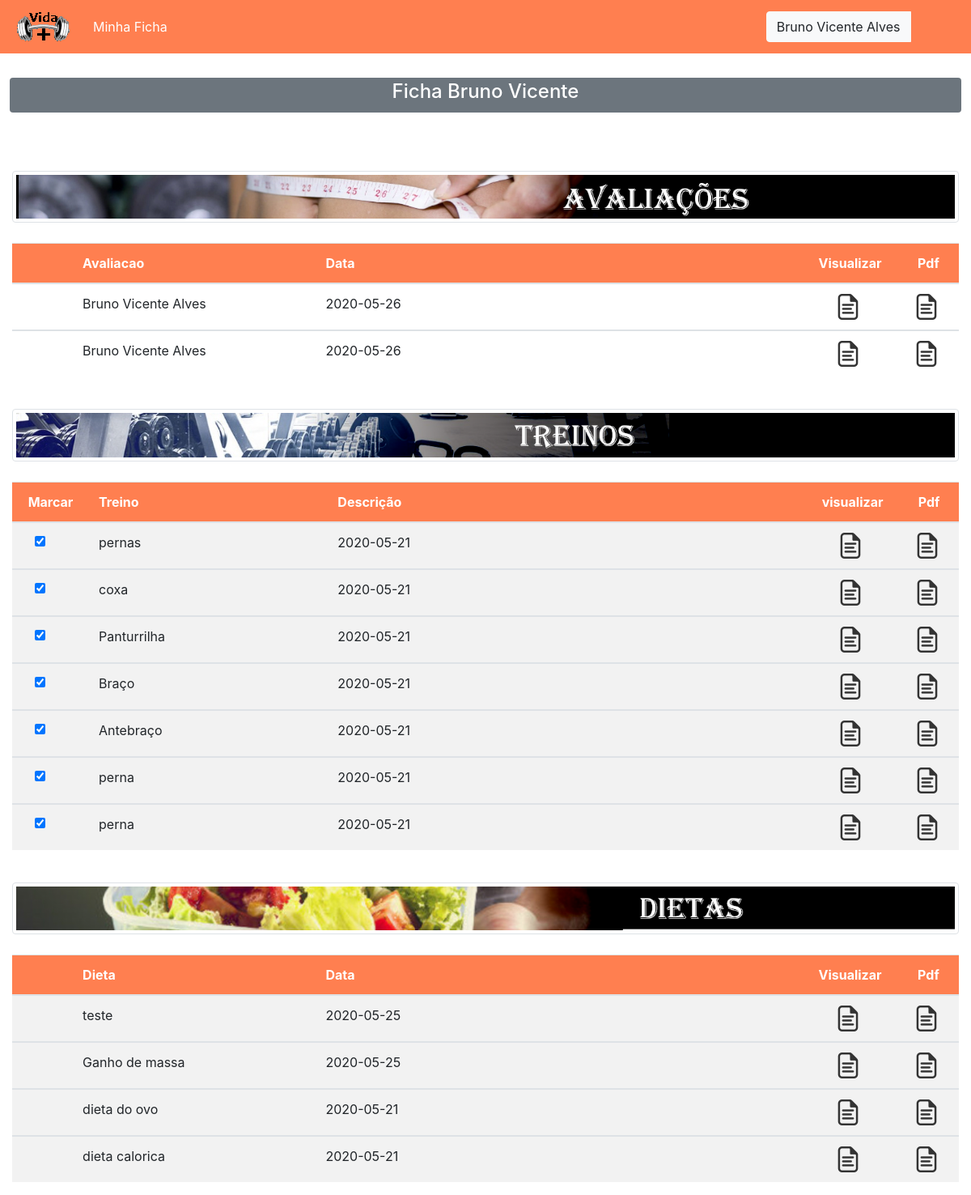
/App/view/MinhafichaAluno.php (signed in), run on the app's committed database.
### tables this page shows
CREATE TABLE `usuario` (
  `id_usuario` int(11) NOT NULL,
  `nome_usuario` varchar(100) DEFAULT NULL,
  `sobrenome_usuario` varchar(100) DEFAULT NULL,
  `email_usuario` varchar(45) DEFAULT NULL,
  `telefone` varchar(15) DEFAULT NULL,
  `senha_usuario` varchar(100) DEFAULT NULL,
  `endereco` varchar(100) DEFAULT NULL,
  `cep` varchar(10) DEFAULT NULL,
  `complemento` varchar(100) DEFAULT NULL,
  `cidade` varchar(100) DEFAULT NULL,
  `pais` varchar(100) DEFAULT NULL,
  `estado` varchar(10) DEFAULT NULL,
  `numero` int(11) DEFAULT NULL
);

CREATE TABLE `avaliacao` (
  `id_avaliacao` int(11) NOT NULL,
  `his_clinico` varchar(500) DEFAULT NULL,
  `peso` double DEFAULT NULL,
  `altura` double DEFAULT NULL,
  `imc` double DEFAULT NULL,
  `torax` double DEFAULT NULL,
  `cintura` double DEFAULT NULL,
  `abdomen` double DEFAULT NULL,
  `quadril` double DEFAULT NULL,
  `antebraco_esquerdo` double DEFAULT NULL,
  `antebraco_direito` double DEFAULT NULL,
  `braco_esquerdo` double DEFAULT NULL,
  `braco_direito` double DEFAULT NULL,
  `coxa_esquerdo` double DEFAULT NULL,
  `coxa_direito` double DEFAULT NULL,
  `panturrilha_esquerda` double DEFAULT NULL,
  `panturrilha_direita` double DEFAULT NULL,
  `data_avaliacao` date DEFAULT NULL,
  `id_ficha` int(11) DEFAULT NULL
);

CREATE TABLE `treino` (
  `id_treino` int(11) NOT NULL,
  `nome_treino` varchar(100) DEFAULT NULL,
  `descricao_treino` varchar(100) DEFAULT NULL,
  `data_criacao` date DEFAULT NULL,
  `id_ficha` int(11) DEFAULT NULL
);

CREATE TABLE `refeicao` (
  `id_refeicao` int(11) NOT NULL,
  `nome_refeicao` varchar(200) DEFAULT NULL,
  `descricao_refeicao` varchar(300) DEFAULT NULL,
  `data_criacao` date DEFAULT NULL,
  `id_ficha` int(11) DEFAULT NULL
);

### App/Modal/CrudUsuario.php (called while the page is built, shortened)
<?php
function buscarUsuarioId($id){
    $pdo=conexao();
    $stmt = $pdo->prepare("SELECT nome_usuario,sobrenome_usuario  FROM usuario  WHERE id_usuario=:id_usuario");
    $stmt->bindValue(":id_usuario",$id);
    $stmt->execute();
    $users = $stmt->fetchAll(PDO::FETCH_ASSOC);
    foreach( $users as $user){
        $nome_usuario=$user['nome_usuario'];
        $sobrenome_usuario=$user['sobrenome_usuario'];
    }
    if($users!= NULL){
        return array($nome_usuario,$sobrenome_usuario);
    }
}

### App/Controller/ControllerFichaUsuario.php (called while the page is built, shortened)
<?php
require_once '../Modal/CrudUsuario.php';
function dadosusuario(){
    if(isset($_SESSION['id_aluno_ficha'])){
        $id=$_SESSION['id_aluno_ficha'];
    }else{
        $id=$_SESSION['id_usuario'];
    }
 $resultado= buscarUsuarioId($id);
return $resultado;
}

### App/Modal/CrudAvaliacao.php (called while the page is built, shortened)
<?php
function buscarAvaliacaoUsuario($id_ficha){
    $pdo=conexao();
    $stmt = $pdo->prepare("SELECT * FROM avaliacao WHERE id_ficha=:id_ficha");
    $stmt->bindValue(":id_ficha",$id_ficha);
    $stmt->execute();
    $users = $stmt->fetchAll(PDO::FETCH_ASSOC);
    if($users!= NULL){
        return $users;
    }
}

### App/Controller/ControllerAvaliacao.php (called while the page is built, shortened)
<?php
require_once '../Modal/CrudAvaliacao.php';
function buscarAvaliacao(){
    $id_ficha=$_SESSION['id_ficha'];
   $resultado=buscarAvaliacaoUsuario($id_ficha);
    return $resultado;
}

### App/Modal/CrudTreino.php (called while the page is built, shortened)
<?php
function buscarIdTodosTreinos($id_ficha){
    $pdo=conexao();
    $stmt = $pdo->prepare("SELECT * FROM treino WHERE id_ficha=:valor1");
    $stmt->bindValue(":valor1",$id_ficha);
    $stmt->execute();
    $users = $stmt->fetchAll(PDO::FETCH_ASSOC);
    $registros = count($users);
    if($registros!= NULL){
        return $users;
    }else{
        return false;
    }
}

### App/Controller/ControllerTreino.php (called while the page is built, shortened)
<?php
require_once '../Modal/CrudTreino.php';
function buscarTodosTreinos(){
$id_ficha=$_SESSION['id_ficha'];
   $resultado= buscarIdTodosTreinos($id_ficha);
    return $resultado;
}

### App/Modal/CrudRefeicao.php (called while the page is built, shortened)
<?php
function buscarIdTodasRefeicoes($id_ficha){
    $pdo=conexao();
    $stmt = $pdo->prepare("SELECT * FROM refeicao WHERE id_ficha=:valor1");
    $stmt->bindValue(":valor1",$id_ficha);
    $stmt->execute();
    $users = $stmt->fetchAll(PDO::FETCH_ASSOC);
    $registros = count($users);
    if($registros!= NULL){
        return $users;
    }else{
        return false;
    }
}

### App/Controller/ControllerRefeicao.php (called while the page is built, shortened)
<?php
require_once '../Modal/CrudRefeicao.php';
function buscarTodasRefeicao(){
    $id_ficha=$_SESSION['id_ficha'];
    $resultado= buscarIdTodasRefeicoes($id_ficha);
    return $resultado;
}

### App/view/MinhaFichaAluno.php (the view, shortened to what this page needs)
<?php
require_once '../Controller/ControllerAvaliacao.php';
require_once '../Controller/ControllerFichaUsuario.php';
require_once '../Controller/ControllerTreino.php';
require_once '../Controller/ControllerRefeicao.php';
?>
<!doctype html>
<html lang="br">
<head>
    <link rel="stylesheet" href="https://maxcdn.bootstrapcdn.com/bootstrap/4.0.0/css/bootstrap.min.css">
</head>
<body>
<?php include('../view/Menu.php') ?>
<br>
<br>
<br>
<br>
<?php  $usuario=dadosusuario()?>
<div class="text-center">
    <div class="badge badge-secondary text-wrap" style="width: 98%;">
        <h4>Ficha <?=$usuario[0]?></h4>
    </div>
</div>
<br>
<br>
<br>
<div class="container-fluid ">
    <div class="row">
        <div class="col-xs-12 col-md-12 text-center d-none d-md-block">
            <a href="#" class="thumbnail">
                <img class="img-fluid img-thumbnail"src="../../images/avaliacao.png" width="100%" alt="">
            </a>
        </div>
    </div>
    <div class="row">
        <div class="col-6">
        </div>
    </div>
    <br>
    <div class="table ">
        <table class="table table-responsive-xl" id="minhaTabela">
            <thead>
            <tr>
                <th  class="table-dark" style='width: 5%;background-color: #FF7F50;'></th>
                <th  class="table-dark" style='width: 20%;background-color: #FF7F50;'>Avaliacao</th>
                <th class="table-dark" style='width: 40%;background-color: #FF7F50;'>Data</th>
                <th class="table-dark text-center" style='width: 5%;background-color: #FF7F50;'>Visualizar</th>
                <th class="table-dark text-center" style='width: 5%;background-color: #FF7F50;'>Pdf</th>
            </tr>
            </thead>
            <?php $resultado=buscarAvaliacao();
            if(isset($resultado)){
                foreach ($resultado as $linhas){
                    ?>
                    <tbody>
                    <tr>
                        <td></td>
                        <td><?=$usuario[0]," ",$usuario[1]?></td>
                        <td><?=$linhas['data_avaliacao']?></td>
                        <td class="text-center"> <a href="../Controller/ControllerAvaliacao.php?id=<?=$linhas['id_avaliacao']?>&acao=visualizar"><img title="Visualizar Avaliacao"src="../../images/visualizar.png"></a>&nbsp;</td>
                        <td class="text-center"> <a href="../Controller/PdfAvaliacao.php?id=<?=$linhas['id_avaliacao']?>"><img title="Visualizar Avaliacao"src="../../images/visualizar.png"></a>&nbsp;</td>
                    </tr>
                    </tbody>
                <?php }}?>
        </table>
    </div>
</div>
<br>
<div class="container-fluid">
    <div class="row">
        <div class="col-xs-12 col-md-12 text-center d-none d-md-block">
            <a href="#" class="thumbnail">
                <img class="img-fluid img-thumbnail"src="../../images/treino.png" width="100%" alt="">
            </a>
        </div>
    </div>
    <div class="row">
        <div class="col-6">
        </div>
    </div>
    <br>
    <div class="table">
        <table class="table-striped table-responsive-xl" id="minhaTabela">
            <thead>
            <tr>
                <th  class="table-dark text-center" style='width: 5%;background-color: #FF7F50;'>Marcar</th>
                <th  class="table-dark" style='width: 20%;background-color: #FF7F50;'>Treino</th>
                <th class="table-dark" style='width: 40%;background-color: #FF7F50;'>Descrição</th>
                <th class="table-dark text-center" style='width: 5%;background-color: #FF7F50;'>visualizar</th>
                <th class="table-dark text-center" style='width: 5%;background-color: #FF7F50;'>Pdf</th>
            </tr>
            </thead>
            <?php $resultado= buscarTodosTreinos();
            if(isset($resultado)&& $resultado!= null){
                foreach ($resultado as $linhas){
                    ?>
                    <tbody>
                    <tr>
                        <td class="text-center"><input class="form-check-input" type="checkbox" value="" id="defaultCheck1" checked></td>
                        <td><?=$linhas['nome_treino']?></td>
                        <td><?=$linhas['data_criacao']?></td>
                        <td class="text-center"> <a href="../view/VisualizarTreino.php?id=<?=$linhas['id_treino']?>"><img title="Visualizar Avaliacao"src="../../images/visualizar.png"></a>&nbsp;</td>
                        <td class="text-center"> <a href="../Controller/PdfTreino.php?id=<?=$linhas['id_treino']?>"><img title="Visualizar Avaliacao"src="../../images/visualizar.png"></a>&nbsp;</td>
                    </tr>
                    </tbody>
                <?php }}?>
        </table>
    </div>
</div>
<br>
<div class="container-fluid">
    <div class="row">
        <div class="col-xs-12 col-md-12 text-center d-none d-md-block">
            <a href="#" class="thumbnail">
                <img class="img-fluid img-thumbnail"src="../../images/dieta.png" width="100%" alt="">
            </a>
        </div>
    </div>
    <div class="row">
        <div class="col-6">
        </div>
    </div>
    <br>
    <div class="table">
        <table class="table-striped table-responsive-xl" id="minhaTabela">
            <thead>
            <tr>
                <th  class="table-dark" style='width: 5%;background-color: #FF7F50;'></th>
                <th  class="table-dark" style='width: 20%;background-color: #FF7F50;'>Dieta</th>
                <th  class="table-dark" style='width: 40%;background-color: #FF7F50;'>Data</th>
                <th class="table-dark text-center" style='width: 5%;background-color: #FF7F50;'>Visualizar</th>
                <th class="table-dark text-center" style='width: 5%;background-color: #FF7F50;'>Pdf</th>
            </tr>
            </thead>
            <?php $resultado=buscarTodasRefeicao();
            if(isset($resultado) && $resultado!= null){
                foreach ($resultado as $linhas){
                    ?>
                    <tbody>
                    <tr>
                        <td></td>
                        <td><?=$linhas['nome_refeicao']?></td>
                        <td><?=$linhas['data_criacao']?></td>
                        <td class="text-center"> <a href="../view/VisualizaDieta.php?id=<?=$linhas['id_refeicao']?>"><img title="Visualizar Avaliacao"src="../../images/visualizar.png"></a>&nbsp;</td>
                        <td class="text-center"> <a href="../Controller/PdfDieta.php?id=<?=$linhas['id_refeicao']?>"><img title="Visualizar Avaliacao"src="../../images/visualizar.png"></a>&nbsp;</td>
                    </tr>
                    </tbody>
                <?php }}?>
        </table>
    </div>
</div>
</body>
</html>

### App/view/Menu.php (shortened to what this page needs)
<nav class="navbar navbar-expand-lg fixed-top navbar-dark"  style="background-color: #FF7F50;">
    <?php
    if($_SESSION['acesso']=="usuario"){
        $painel="PainelAluno.php";
    }else{
        $painel="PainelAdm.php";
    }
    ?>
    <a class="navbar-brand" href="<?=$painel?>"><img src="../../images/Logo-sistema.png"></a>
    <div class="collapse navbar-collapse" id="navbarSupportedContent">
        <ul class="navbar-nav mr-auto">
            <?php
            if($_SESSION['acesso']=="usuario"){
                ?>
                <li class="nav-item active">
                    <a class="nav-link" href="../view/MinhaFichaAluno.php">Minha Ficha</a>
                </li>
                <?php
            }
            ?>
        </ul>
        <div class="btn-group dropleft">
            <button type="button" class="btn btn-light" data-toggle="dropdown" aria-haspopup="true" aria-expanded="false">
                <?php
                if(isset($_SESSION['usuario']) && isset($_SESSION['sobrenome_usuario'])){
                    echo $_SESSION['usuario']," ",$_SESSION['sobrenome_usuario'];
                }
                ?>
            </button>
        </div>
    </div>
</nav>

### data on the page
usuario: nome_usuario "Bruno Vicente", sobrenome_usuario "Alves"
avaliacao: data_avaliacao "2020-05-26"
avaliacao: data_avaliacao "2020-05-26"
treino: nome_treino "pernas", data_criacao "2020-05-21"
treino: nome_treino "coxa", data_criacao "2020-05-21"
treino: nome_treino "Panturrilha", data_criacao "2020-05-21"
treino: nome_treino "Braço", data_criacao "2020-05-21"
treino: nome_treino "Antebraço", data_criacao "2020-05-21"
treino: nome_treino "perna", data_criacao "2020-05-21"
treino: nome_treino "perna", data_criacao "2020-05-21"
refeicao: nome_refeicao "teste", data_criacao "2020-05-25"
refeicao: nome_refeicao "Ganho de massa", data_criacao "2020-05-25"
refeicao: nome_refeicao "dieta do ovo", data_criacao "2020-05-21"
refeicao: nome_refeicao "dieta calorica", data_criacao "2020-05-21"

### other printed values
$_SESSION['usuario'] "Bruno Vicente"
$_SESSION['sobrenome_usuario'] "Alves"
